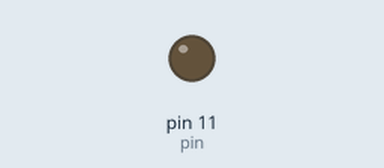
Bench run of a sketch on a simulated Arduino Uno, built with avr-gcc and run on an emulated ATmega328P. Parts: output pins drawn as LEDs (lit = HIGH).

Above: at 0.1 s.
At 19.1 s:
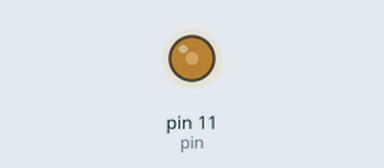
At 29.1 s:
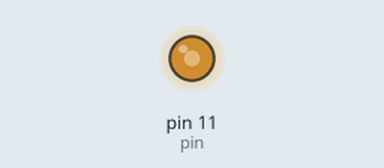
At 39.1 s:
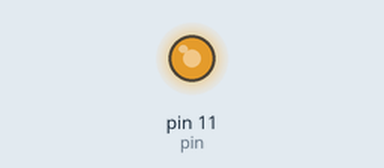
Timing chart, 0 to 40.0 s (numbered marks = the images above):
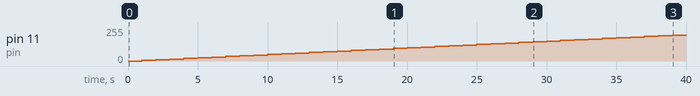

Measured:
- by itself, pin 11 (pin): moves from 0/255 to 195/255 over 38.0 s

The sketch:

sketch_jul23a.ino
```cpp
#define pin 11
//int pin=11;
void setup() {
  // put your setup code here, to run once:
pinMode(pin,OUTPUT);
}

void loop() {
  // put your main code here, to run repeatedly:
for(int fade_value=0; fade_value<=255; fade_value+=5)
{
  analogWrite(pin,fade_value);
  delay(1000);
}
for(int fade_value1=255;fade_value1>=0;fade_value1-=5)
{
  analogWrite(pin,fade_value1);
  delay(1000);
}


}
```
